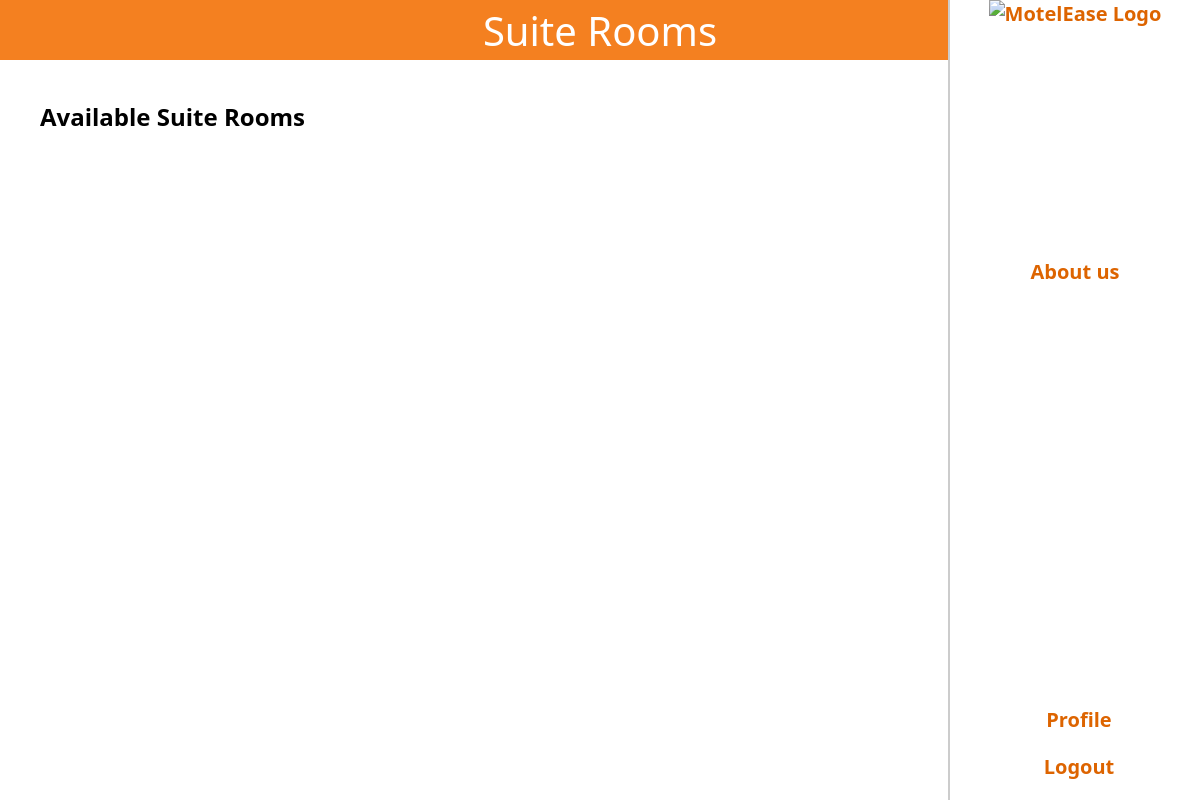
Before: /ITPROGhotel/php/Suite.php (signed in) with the older database file.
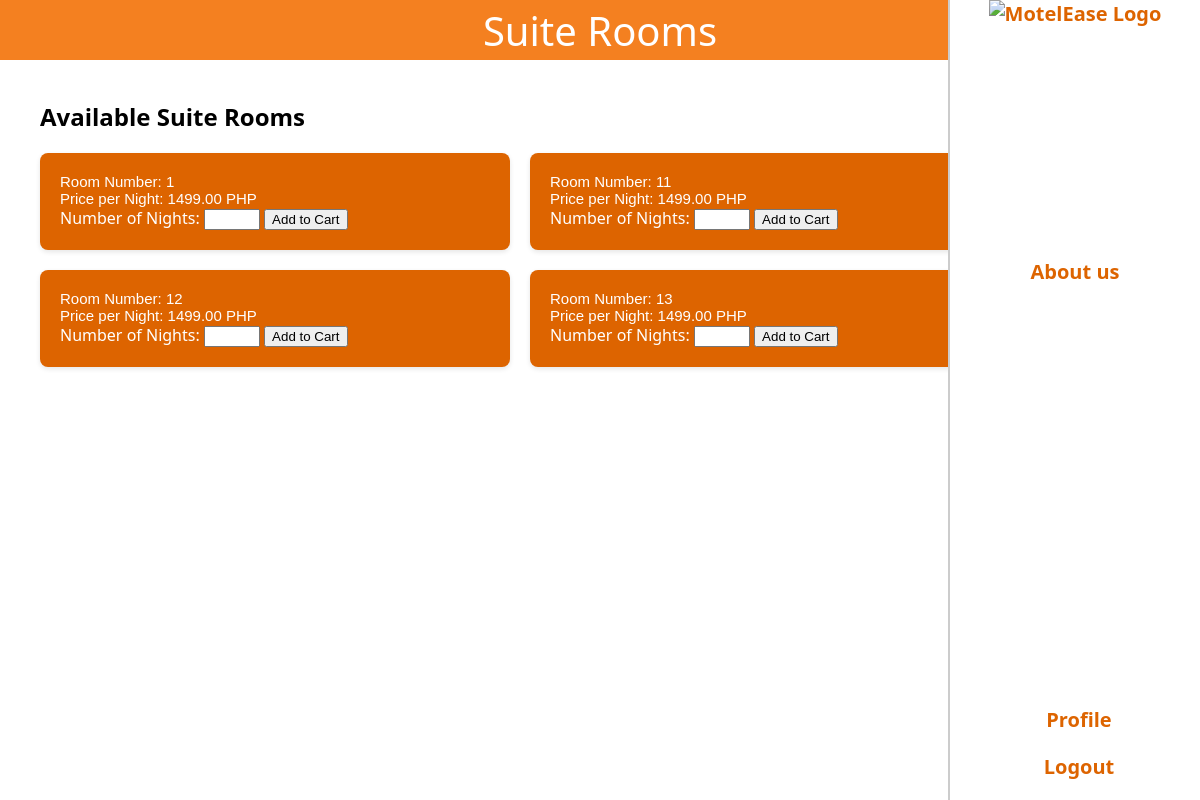
After: the same page with the newer database file.
### tables this page shows
CREATE TABLE `rooms` (
  `id` int(11) NOT NULL,
  `type` varchar(50) DEFAULT NULL,
  `price_per_night` decimal(10,2) DEFAULT NULL,
  `availability` int(11) DEFAULT NULL
);

### ITPROGhotel/php/Suite.php (the view, shortened to what this page needs)
<?php
$conn = new mysqli('localhost', 'root', '', 'itproghs');
$stmt = $conn->prepare("SELECT * FROM rooms WHERE type = 'Suite' AND availability = 0");
$stmt->execute();
$result = $stmt->get_result();
$suiteRooms = $result->fetch_all(MYSQLI_ASSOC);
?>
<!DOCTYPE html>
<html>
<head>
    <link href="../styles.css" rel="stylesheet" type="text/css">
</head>
<body class="loggedin">
    <div class="header">
        <h1>Suite Rooms</h1>
    </div>
    <nav class="sidebar">
        <a href="home.php"><img src="" alt="MotelEase Logo"></a>
        <a href="aboutus.html" class="about-us">About us</a>
        <div class="sidebar-bottom">
            <a href="profile.php"><i class="fas fa-user-circle"></i>Profile</a>
            <a href="logout.php"><i class="fas fa-sign-out-alt"></i>Logout</a>
        </div>
    </nav>
    <div class="content">
        <h2>Available Suite Rooms</h2>
        <div class="grid-container">
            <?php foreach ($suiteRooms as $room): ?>
                <div class="grid-element">
                    <p>Room Number: <?= htmlspecialchars($room['id']) ?></p>
                    <p>Price per Night: <?= htmlspecialchars($room['price_per_night']) ?> PHP</p>
                    <form action="add-to-cart.php" method="post">
                        <label for="nights">Number of Nights:</label>
                        <input type="number" name="quantity" min="1" max="30" required>
                        <input type="submit" value="Add to Cart" class="grid-item button-item">
                    </form>
                </div>
            <?php endforeach; ?>
        </div>
    </div>
</body>
</html>

Changed rows visible on the page:
now on this page (row edited): rooms: id "1", price_per_night "1499.00"
added rooms: id "11", price_per_night "1499.00"
added rooms: id "12", price_per_night "1499.00"
added rooms: id "13", price_per_night "1499.00"
